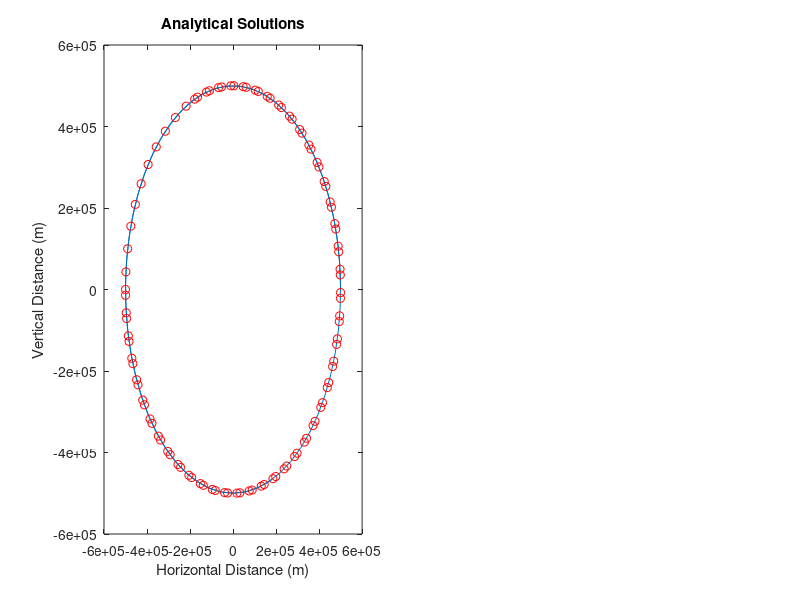

Reproduce this figure in MATLAB. (Note: this script raises an error after producing the figure.)
%% Orbiting Masses
clear; clc;

d=1e6; %Distance between two masses
r=d/2; %half way to masses
m=1e15; %mass of two masses
G=6.67e-11; %Newtons universal law of G
v = sqrt((G*m*r)/(d^2)); %speed found using Gm^2/d^2=v^2*m/r
T = (2*pi*r)/v; %period found using circumference of circle 2pi*r/v
omega= 2*pi/T; %angular frequency
tmin=0;
tmax=3600*24*360;
n=100;
t = linspace(tmin,tmax,n);
%analytic solutions
xm1 = @(t) r*cos(omega*t); %solution is cos for x since we are starting at x=r. Can't include sine because we are not starting at any point up or down
ym1 = @(t) r*sin(omega*t); %solution is sine since are are starting at y=0. Can't include cos.
xm2 = @(t) -r*cos(omega*t);
ym2 = @(t) -r*sin(omega*t);

subplot(1,2,1)
plot(xm1(t),ym1(t))
hold on
plot(xm2(t),ym2(t),'ro')
xlabel('Horizontal Distance (m)')
ylabel('Vertical Distance (m)')
title('Analytical Solutions')

%Initial velocity for mass 1 is v since initially, we want mass 1 going
%straight up. Initial velocity for mass is -v since initially, we want mass
%2 going straight down.
[t,y] = ode45('TwoMasses',[tmin,tmax],[r,0,0,v,-r,0,0,-v],odeset('RelTol',10^-6));

subplot(1,2,2)
plot(y(:,1),y(:,2))
hold on
plot(y(:,5),y(:,6),'ro')

xlabel('Horizontal Distance (m)')
ylabel('Vertical Distance (m)')
title('Numerical Solutions')